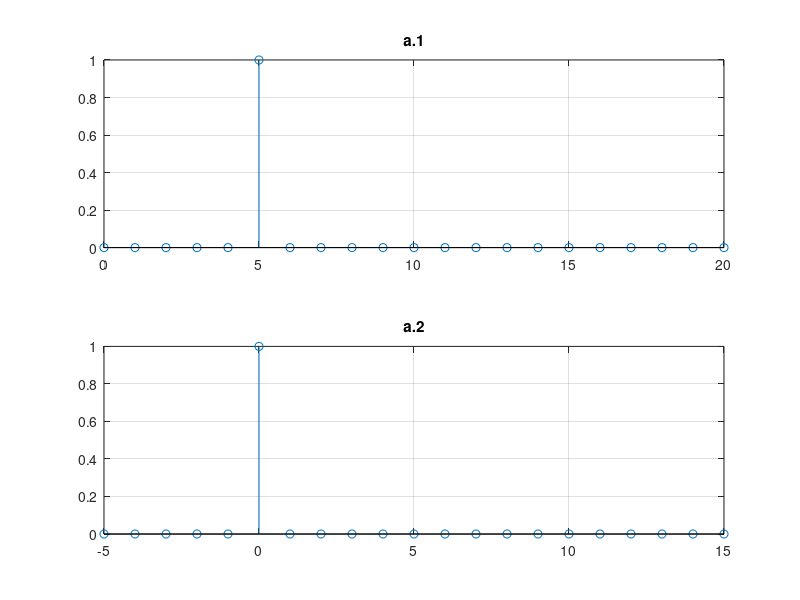
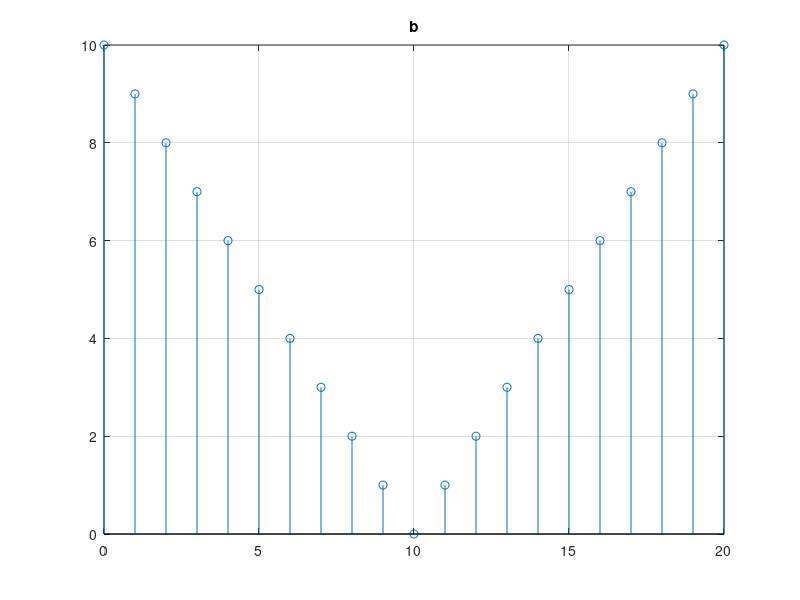
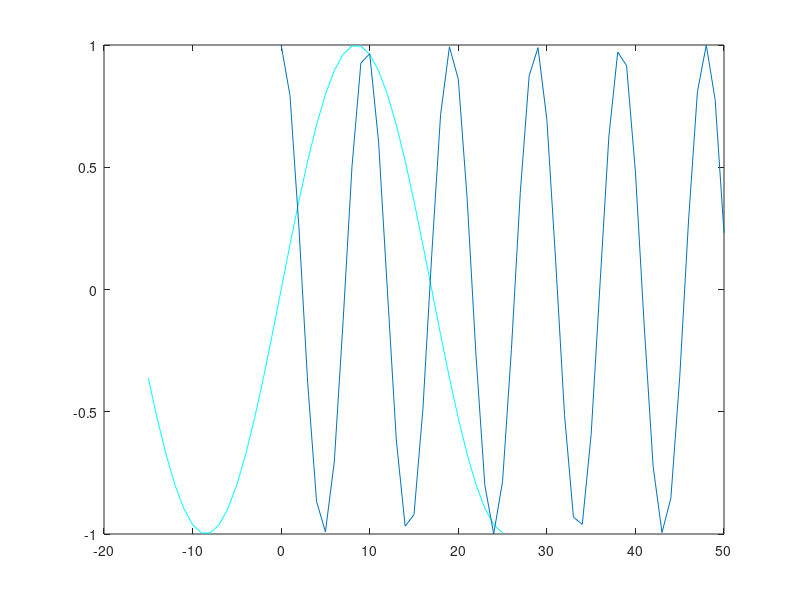
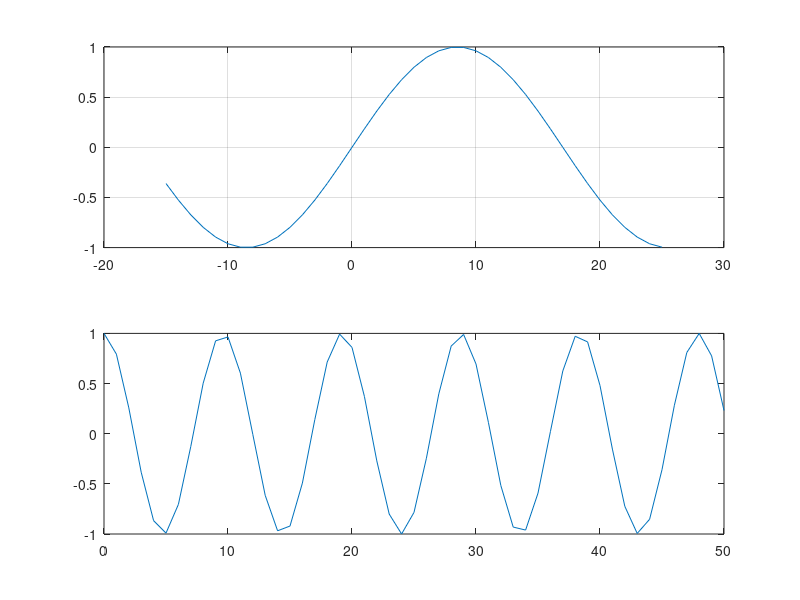

These charts were generated, in order, by the following MATLAB code:
clear all;close all;clc
%a)
z = [0,0,0,0,0,1,0,0,0,0,0,0,0,0,0,0,0,0,0,0,0]; %initializare vector
n=0:20; %declarare n
m=-5:15; %declarare m
figure(1) %fereastra pentru a)
subplot(2,1,1),stem(n,z),grid,title('a.1') %afisare z in functie de n
subplot(2,1,2),stem(m,z),title('a.2'),grid %afisare z in functie de m
%b)
t=abs(10-n); %declarare t
figure(2) %fereastra pentru b)
stem(n,t),title('b'),grid
%c)

figure(3) %fereastra pentru c) ->in cerinta, este figura 1.
n=[-15:25];
x1=sin(pi/17*n); %declararea lui x1
plot(n,x1,'c'),grid, % afisare x1 in culoarea cyan :)
hold on %pastreaza graficul si adaugam peste grafic
m=[0:50];
x2=cos(pi/sqrt(23)*m);
plot(m,x2),grid %afisare x2 -> nu ii dau culoare :(
hold off %nu mai afisam in figura 3
figure(4)
subplot(2,1,1),plot(n,x1),grid %afisare x1
subplot(2,1,2),plot(m,x2) %afisare x2
%afisarea cu stem:
figure(5)
stem(n,x1,'c'),grid
hold on
stem(m,x2),grid
hold off
figure(6)
subplot(2,1,1),stem(n,x1)
subplot(2,1,2),stem(m,x2)







